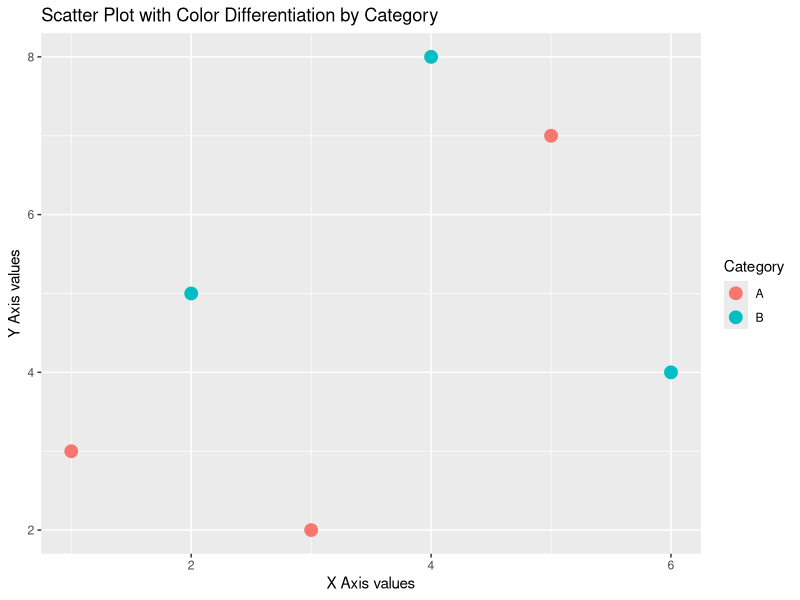

Recreate this plot in R.
library(ggplot2)

x <- c(1, 2, 3, 4, 5, 6)
y <- c(3, 5, 2, 8, 7, 4)
Category <- factor(c("A", "B", "A", "B", "A", "B"))

data <- data.frame(x, y, Category)

p <- ggplot(data, aes(x = x, y = y, color = Category)) +
  geom_point(size = 4) +
  ggtitle("Scatter Plot with Color Differentiation by Category") +
  xlab("X Axis values") +
  ylab("Y Axis values")

print(p)
